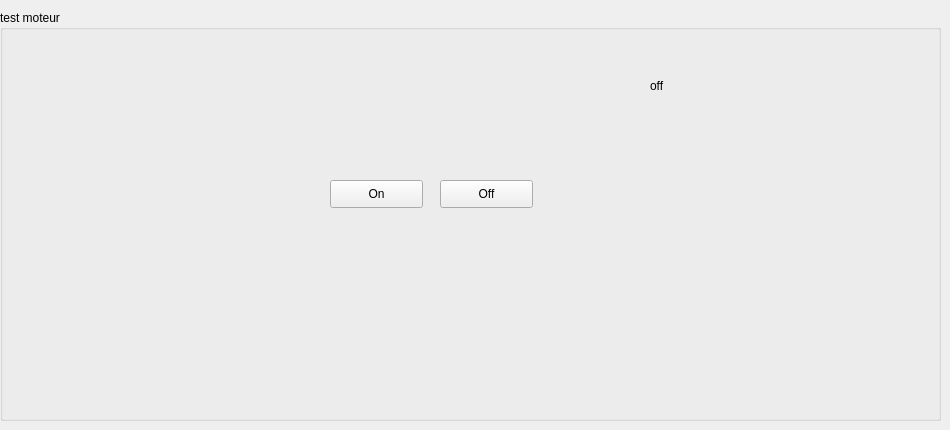
     <widget class="QWidget" name="Arduino">
      <attribute name="title">
       <string>Arduino</string>
      </attribute>
      <widget class="QGroupBox" name="groupBox_3">
       <property name="geometry">
        <rect>
         <x>0</x>
         <y>10</y>
         <width>941</width>
         <height>411</height>
        </rect>
       </property>
       <property name="title">
        <string>test moteur</string>
       </property>
       <widget class="QPushButton" name="pb_on">
        <property name="geometry">
         <rect>
          <x>330</x>
          <y>170</y>
          <width>93</width>
          <height>28</height>
         </rect>
        </property>
        <property name="text">
         <string>On</string>
        </property>
       </widget>
       <widget class="QPushButton" name="pb_off">
        <property name="geometry">
         <rect>
          <x>440</x>
          <y>170</y>
          <width>93</width>
          <height>28</height>
         </rect>
        </property>
        <property name="text">
         <string>Off</string>
        </property>
       </widget>
       <widget class="QLabel" name="engine_state">
        <property name="geometry">
         <rect>
          <x>650</x>
          <y>30</y>
          <width>171</width>
          <height>91</height>
         </rect>
        </property>
        <property name="styleSheet">
         <string notr="true">font: 8pt &quot;MS Sans Serif&quot;;</string>
        </property>
        <property name="text">
         <string>off</string>
        </property>
       </widget>
      </widget>
     </widget>
